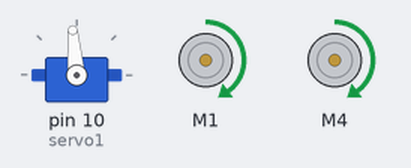
This sketch was run on a simulated Arduino Uno, built with avr-gcc and run on an emulated ATmega328P. Shown: servo, 2 × DC motor (green arrow = forward, orange = backward, longer = faster).

Above: at 0.1 s.
At 2.1 s:
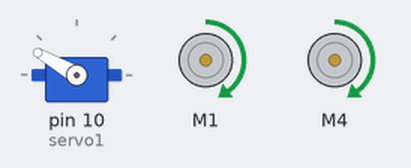
At 10.3 s:
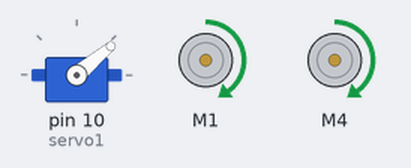
At 18.6 s:
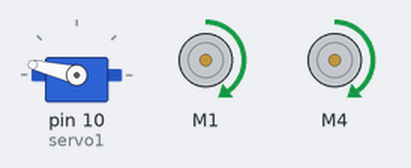
At 32.3 s:
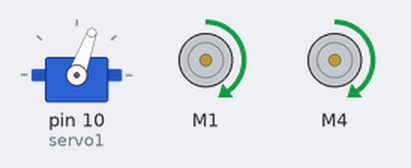
At 37.3 s:
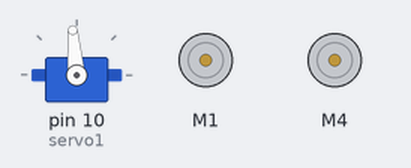
Timing chart, 0 to 38.8 s (numbered marks = the images above):
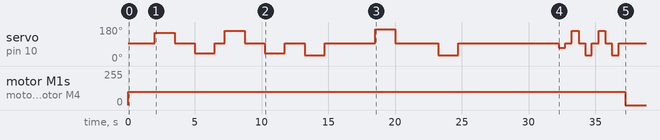

Measured:
- by itself, motor M1, motor M4: stopped → forward 100/255 at 0.00 s, → stopped 37.3 s later

The sketch:

Adas_Analytical_Locomotive.ino
```cpp
/*
Sage Ridge Robotics
Mathew, Michael, Dr. Chris

Code adapted from Adafruit Industries, LLC.
This code is in the public domain.

This sketch demonstrates the use of the Adafruit Motorshield and
two motors mounted on a simple robot. The robot follows a course through
a series of motor commands placed in the setup() routine .
These execute once.

*/

// Load MotorShield libraries. These must be previously installed in your
// personal Arduino/Libraries folder.
#include <Wire.h>
#include <Adafruit_MotorShield.h>
#include "utility/Adafruit_PWMServoDriver.h"
#include <Servo.h>

// Declare variables used globally in the Sketch.
// dWait and dRUN are used in delay() in the main loop of the program.
int motorPort01 = 1;
int motorPort02 = 4;

// Instantiate an object of the Adafruit_MotorShield class
// to control a physical servo motor.
Adafruit_MotorShield AFMS = Adafruit_MotorShield();

// Connect a servo to the Motor Shield servo pins
// and instantiate a servo object.
Servo servo1;


// Instantiate objects of the DC Motor class
Adafruit_DCMotor *myDCMotor01 = AFMS.getMotor(motorPort01);
Adafruit_DCMotor *myDCMotor02 = AFMS.getMotor(motorPort02);


// Call the begin() method of the MotorShield object to
// ready the object for commands and set the default speed
// of the motors. Speed ranges from 0 to 255. The AFMS object
// begin() method takes an option argument that spcifies the
// maximum frequency. The default is 16 KHz.
void setup()
{

   AFMS.begin();
   servo1.attach(10);

   // Motor commands
   myDCMotor01->setSpeed(100);
   myDCMotor02->setSpeed(100);
   myDCMotor01->run(FORWARD);
   myDCMotor02->run(FORWARD);

   // go straight
   servo1.write(95);
   delay(2000);

   // 1 turn right
   servo1.write(150);
   delay(1500);

   //go straight
   servo1.write(95);
   delay(1500);

   // 2 turn left
   servo1.write(40);
   delay(1500);

   //go straight
   servo1.write(95);
   delay(750);

   // 3 turn right
   servo1.write(160);
   delay(1500);

   // go straight
   servo1.write(95);
   delay(1500);

   // 4 turn left
   servo1.write(40);
   delay(1500);

   // go straight
   servo1.write(95);
   delay(1500);

   // 5 go left
   servo1.write(30);
   delay(1500);

   // go straight
   servo1.write(95);
   delay(3750);

   // 6 go right
   servo1.write(167);
   delay(1500);

   // go straight
   servo1.write(95);
   delay(3250);

   // 7 go left
   servo1.write(30);
   delay(1500);

   // go straight
   servo1.write(95);
   delay(7500);

   // 8 go left
   servo1.write(70);
   delay(500);

   // go straight
   servo1.write(95);
   delay(500);

   // 9 go right
   servo1.write(160);
   delay(500);

   // go straight
   servo1.write(95);
   delay(500);

   // 10 go left
   servo1.write(30);
   delay(500);

   // go straight
   servo1.write(95);
   delay(500);

   // 11 go right
   servo1.write(160);
   delay(500);

   // go straight
   servo1.write(95);
   delay(500);

   // 12 go left
   servo1.write(30);
   delay(500);

   // go straight
   servo1.write(95);
   delay(500);

   // victory loop
   //servo1.write(75);
   //myDCMotor01->setSpeed(200);
   //myDCMotor02->setSpeed(200);
   //delay(6000);


   myDCMotor01->run(RELEASE);
   myDCMotor02->run(RELEASE);

}
// Run the motors using the run() method. The run() method takes one
// argument: FORWARD, BACKWARD, RELEASE. RELEASE stops the motor.
// The motor command codes will execute while runSwitch is equal to 1.
void loop()
{

}
```
